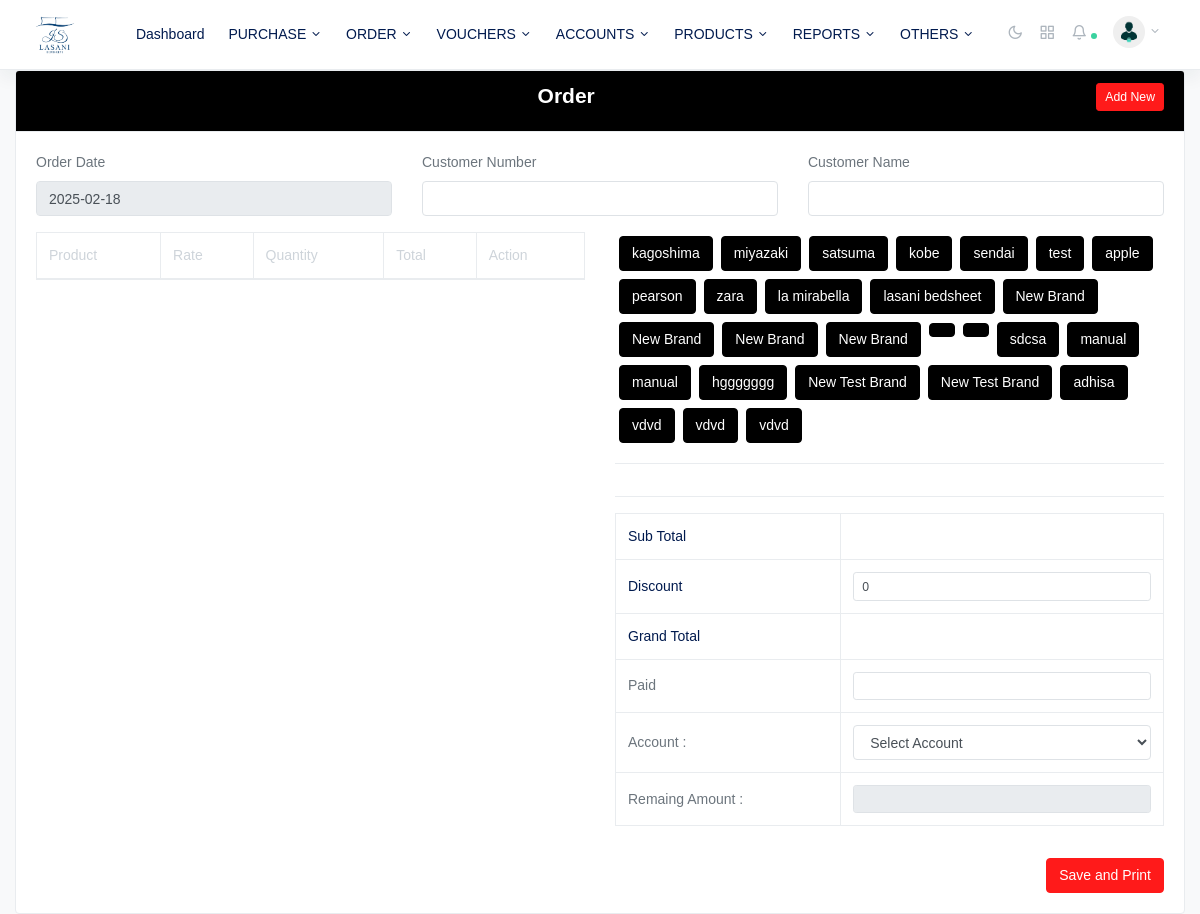
/cash_salegui.php (signed in), run on the app's committed database.
### tables this page shows
CREATE TABLE `company` (
  `id` int(10) NOT NULL,
  `name` varchar(100) NOT NULL,
  `logo` text NOT NULL,
  `address` text DEFAULT NULL,
  `company_phone` varchar(100) NOT NULL,
  `personal_phone` varchar(100) NOT NULL,
  `email` text DEFAULT NULL,
  `stock_manage` int(11) NOT NULL,
  `sale_interface` varchar(50) DEFAULT NULL
);

CREATE TABLE `menus` (
  `id` int(11) NOT NULL,
  `title` text DEFAULT NULL,
  `page` text DEFAULT NULL,
  `parent_id` int(11) DEFAULT NULL,
  `icon` text DEFAULT NULL,
  `sort_order` int(11) DEFAULT NULL,
  `nav_edit` int(11) NOT NULL DEFAULT 0,
  `nav_delete` int(11) NOT NULL DEFAULT 0,
  `nav_add` int(11) NOT NULL DEFAULT 0,
  `timestamp` timestamp NOT NULL DEFAULT current_timestamp() ON UPDATE current_timestamp()
);

CREATE TABLE `brands` (
  `brand_id` int(11) NOT NULL,
  `brand_name` varchar(255) NOT NULL,
  `brand_active` int(11) NOT NULL DEFAULT 0,
  `brand_status` int(11) NOT NULL DEFAULT 0
);

### cash_salegui.php (the view, shortened to what this page needs)
<!DOCTYPE html>
<html lang="en">
<?php include_once 'includes/head.php';
?>
  <body class="horizontal light  ">
    <div class="wrapper">
  <?php include_once 'includes/header.php'; ?>
        <div class="container-fluid">
          <div class="card">
            <div class="card-header card-bg" align="center">
            <div class="row">
              <div class="col-12 mx-auto h4">
                <b class="text-center card-text">Order</b>
                 <a href="cash_sale.php" class="btn btn-admin float-right btn-sm">Add New</a>
              </div>
            </div>
          </div>
           <div class="card-body">
            <form action="php_action/custom_action.php" method="POST" id="sale_order_fm">
                <div class="row form-group">
              <div class="col-md-4">
                <label>Order Date</label>
               <input type="text" name="order_date" id="order_date" value="<?=@empty($_REQUEST['edit_order_id'])?date('Y-m-d'):$fetchOrder['order_date']?>" readonly class="form-control">
              </div>
              <div class="col-sm-4">
                 <label>Customer Number</label>
                    <input type="number" onchange="getCustomer_name(this.value)" value="<?=@$fetchOrder['client_contact']?>"  min="0" class="form-control" name="client_contact" list="phone" autocomplete="off">
                   </div>
                      <div class="col-sm-4">
                 <label>Customer Name</label>
                    <input type="text" id="sale_order_client_name" value="<?=@$fetchOrder['client_name']?>" class="form-control" name="sale_order_client_name" list="client_name" required autocomplete="off">
                   </div>
              </div>
              <div class="form-group row">
              <div class="col-sm-6">
                <table class="table table-bordered">
                  <thead>
                  <th>Product</th><th>Rate</th><th>Quantity</th><th>Total</th><th>Action</th>
                  </thead>
                </table>
              </div>
              <div class="col-sm-6">
                 <ul class="nav nav-pills" id="cat_list">
                  <?php $q=mysqli_query($dbc,"SELECT * FROM brands WHERE brand_status=1 ");
                    while ($r=mysqli_fetch_assoc($q)) {
                 ?>
                  <li class="nav-item text-capitalize "><button type="button" onclick="loadProducts(<?=$r['brand_id']?>)" class="btn btn-admin2 m-1 " style="font-size: 14px;" ><?=$r['brand_name']?></button></li>
                 <?php } ?>
                 </ul>
                 <hr>
                  <hr>
                  <table class="table table-bordered">
                    <tr>
                      <th>Sub Total</th><th id="product_total_amount"><?=@$fetchOrder['total_amount']?></th>
                    </tr>
                    <tr>
                      <th>Discount</th><th id=""><input onkeyup="getOrderTotal()" type="number" id="ordered_discount" class="form-control form-control-sm" value="<?=@empty($_REQUEST['edit_order_id'])?"0":$fetchOrder['discount']?>" min="0" max="100" name="ordered_discount" >
                        </th>
                    </tr>
                    <tr>
                    <th>Grand Total</th><th id="product_grand_total_amount"><?=@$fetchOrder['grand_total']?></th>
                    </tr>
                    <tr>
                      <td class="table-bordered">Paid</td>
                  <td class="table-bordered"><input type="number" class="form-control form-control-sm" id="paid_ammount" required onkeyup="getRemaingAmount()" name="paid_ammount" value="<?=@$fetchOrder['paid']?>"></td>
                    </tr>
                    <tr>
                  <td class="table-bordered">Account :</td>
                  <td class="table-bordered">
                    <select class="form-control" name="payment_account">
                      <option value="">Select Account</option>
                    </select>
                  </td>
               </tr>
               <tr>
                   <td class="table-bordered">Remaing Amount :</td>
                  <td class="table-bordered"><input type="number" class="form-control form-control-sm" id="remaining_ammount" required readonly name="remaining_ammount" value="<?=@$fetchOrder['due']?>">
                  </td>
               </tr>
                  </table>
              </div>
              </div>
                <div class="row">
                  <div class="col-sm-6 offset-6">
                  <button class="btn btn-admin float-right " name="sale_order_btn" value="print" type="submit" id="">Save and Print</button>
                  </div>
                </div>
            </form>
           </div>
          </div>
        </div>
    </div>
  </body>
</html>

### includes/header.php (shortened to what this page needs)
  <?php
  $user_id_current = $_SESSION['userId'];
$UserData = mysqli_fetch_assoc(mysqli_query($dbc,"SELECT * FROM users WHERE user_id = '$user_id_current'"));
 ?>
  <nav class="navbar navbar-expand-lg navbar-light bg-white flex-row border-bottom shadow">
        <div class="container-fluid">
          <a class="navbar-brand mx-lg-1 mr-0" href="dashboard.php">
            <img src="img/logo/<?=$get_company['logo']?>" class="img-fluid" alt="" style="width: 40px;height: 40px;">
          </a>
          <div class="navbar-slide bg-white ml-lg-4" id="navbarSupportedContent">
            <ul class="navbar-nav mr-auto">
              <li class="nav-item dropdown">
                <a href="dashboard.php"  class="nav-link">
                  <span class="ml-lg-2">Dashboard</span>
                </a>
              </li>
        <?php
        if ($UserData['user_role']!='admin') {
        $getNav = mysqli_query($dbc,"SELECT * FROM menus where parent_id=0 AND page!='dashboard.php' ORDER BY sort_order ASC LIMIT 9 OFFSET 0 ");    $r=1;
          while ($fetch_nav=mysqli_fetch_assoc($getNav)) {   $c=0;
             $getChild = mysqli_query($dbc,"SELECT * FROM menus where parent_id='".$fetch_nav['id']."' AND page!='dashboard.php' ");
                while ($child=mysqli_fetch_assoc($getChild)) {
                    if (countWhens($dbc,"privileges",'user_id',$user_id_current,'nav_id',$child['id'])>0) {
                                        $c++;
                                         }}
                      if ($c>0 && $r<9) {
                                    ?>
                <li class="nav-item dropdown">
                <a href="<?=$fetch_nav['page']?>" id="ui-elementsDropdown" class="dropdown-toggle nav-link" role="button" data-toggle="dropdown" aria-haspopup="true" aria-expanded="false">
                  <span class="ml-lg-2"><?=strtoupper($fetch_nav['title'])?></span>
                </a>
                 <?php
                    if (countWhen($dbc,"menus",'parent_id',$fetch_nav['id'])>0) {
                                 ?>
                        <div class="dropdown-menu" aria-labelledby="ui-elementsDropdown">
                                    <?php
                                    $getChild = mysqli_query($dbc,"SELECT * FROM menus where parent_id='".$fetch_nav['id']."' AND page!='dashboard.php' ");
                                 while ($child=mysqli_fetch_assoc($getChild)) {
                                     if (countWhens($dbc,"privileges",'user_id',$user_id_current,'nav_id',$child['id'])>0) {
                                     ?>
                                      <a class="nav-link pl-lg-2" href="<?=$child['page']?>"><span class="ml-1"><?=strtoupper($child['title'])?></span></a>
                                    <?php }
                                  } ?>
                                  </div>
                              <?php     } ?>
                            </li>
                               <?php   $r++;
                               } }if ($r>9) {
                                ?>
                                 <li class="nav-item dropdown more">
                <a class="dropdown-toggle more-horizontal nav-link" href="#" id="moreDropdown" role="button" data-toggle="dropdown" aria-haspopup="true" aria-expanded="false">
                  <span class="ml-2 sr-only">More</span>
                </a>
                <ul class="dropdown-menu" aria-labelledby="moreDropdown">
                  <?php     $getNav2 = mysqli_query($dbc,"SELECT * FROM menus where parent_id=0 AND page!='dashboard.php' ORDER BY sort_order ASC LIMIT 10 OFFSET 10 ");    $r=1;
                                 while ($fetch_nav2=mysqli_fetch_assoc($getNav2)) {
                                        $c=0;
                                           $getChild = mysqli_query($dbc,"SELECT * FROM menus where parent_id='".$fetch_nav2['id']."' AND page!='dashboard.php' ");
                while ($child=mysqli_fetch_assoc($getChild)) {
                    if (countWhens($dbc,"privileges",'user_id',$user_id_current,'nav_id',$child['id'])>0) {
                                        $c++;
                                         }}
                                         if ($c>0) {
                                         ?>
                    <li class="nav-item dropdown">
                    <a class="dropdown-toggle nav-link pl-lg-2" href="#" data-toggle="collapse" id="pagesDropdown" aria-expanded="false">
                      <span class="ml-1"><?=strtoupper($fetch_nav2['title'])?></span>
                    </a>
                                        <ul class="dropdown-menu" aria-labelledby="pagesDropdown">
                                            <?php
                                    $getChild = mysqli_query($dbc,"SELECT * FROM menus where parent_id='".$fetch_nav2['id']."' AND page!='dashboard.php' ");
                                 while ($child=mysqli_fetch_assoc($getChild)) {
                                     if (countWhens($dbc,"privileges",'user_id',$user_id_current,'nav_id',$child['id'])>0) {
                                     ?>
                                          <a class="nav-link pl-lg-2" href="<?=$child['page']?>">
                        <span class="ml-1"><?=strtoupper($child['title'])?></span>
                      </a>
                                        <?php }} ?>
                                        </ul>
                                      </li>
                                      <?php  } } ?>
                                    </ul>
                                  </li>
                             <?php  }
}else{
        $getNav = mysqli_query($dbc,"SELECT * FROM menus where parent_id=0 AND page!='dashboard.php' ORDER BY sort_order ASC LIMIT 9 OFFSET 0 ");    $r=1;
          while ($fetch_nav=mysqli_fetch_assoc($getNav)) {   $c=0;
             $getChild = mysqli_query($dbc,"SELECT * FROM menus where parent_id='".$fetch_nav['id']."' AND page!='dashboard.php' ");
                while ($child=mysqli_fetch_assoc($getChild)) {
                                        $c++;
                                       }
                      if ($c>0 && $r<10) {
                                    ?>
                <li class="nav-item dropdown">
                <a href="<?=$fetch_nav['page']?>" id="ui-elementsDropdown" class="dropdown-toggle nav-link" role="button" data-toggle="dropdown" aria-haspopup="true" aria-expanded="false">
                  <span class="ml-lg-2"><?=strtoupper($fetch_nav['title'])?></span>
                </a>
                            </li>
                               <?php   $r++;
                               } }if ($r>9) {
                                ?>
                                 <li class="nav-item dropdown more">
                <a class="dropdown-toggle more-horizontal nav-link" href="#" id="moreDropdown" role="button" data-toggle="dropdown" aria-haspopup="true" aria-expanded="false">
                  <span class="ml-2 sr-only">More</span>
                </a>
                <ul class="dropdown-menu" aria-labelledby="moreDropdown">
                  <?php     $getNav2 = mysqli_query($dbc,"SELECT * FROM menus where parent_id=0 AND page!='dashboard.php' ORDER BY sort_order ASC LIMIT 10 OFFSET 10 ");    $r=1;
                                 while ($fetch_nav2=mysqli_fetch_assoc($getNav2)) {
                                        $c=0; ?>
                    <li class="nav-item dropdown">
                    <a class="dropdown-toggle nav-link pl-lg-2" href="#" data-toggle="collapse" id="pagesDropdown" aria-expanded="false">
                      <span class="ml-1"><?=strtoupper($fetch_nav2['title'])?></span>
                    </a>
                                        <ul class="dropdown-menu" aria-labelledby="pagesDropdown">
                                            <?php
                                    $getChild = mysqli_query($dbc,"SELECT * FROM menus where parent_id='".$fetch_nav2['id']."' AND page!='dashboard.php' ");
                                 while ($child=mysqli_fetch_assoc($getChild)) {
                                     ?>
                                          <a class="nav-link pl-lg-2" href="<?=$child['page']?>">
                        <span class="ml-1"><?=strtoupper($child['title'])?></span>
                      </a>
                                        <?php } ?>
                                        </ul>
                                      </li>
                                      <?php   } ?>
                                    </ul>
                                  </li>
                             <?php  }
}
                             ?>
            </ul>
          </div>
                   <ul class="navbar-nav d-flex flex-row">
            <li class="nav-item">
              <a class="nav-link text-muted my-2" href="./#" id="modeSwitcher" data-mode="light">
                <i class="fe fe-sun fe-16"></i>
              </a>
            </li>
            <li class="nav-item">
              <a class="nav-link text-muted my-2" href="./#" data-toggle="modal" data-target=".modal-shortcut">
                <i class="fe fe-grid fe-16"></i>
              </a>
            </li>
            <li class="nav-item nav-notif">
              <a class="nav-link text-muted my-2" href="./#" data-toggle="modal" data-target=".modal-notif">
                <i class="fe fe-bell fe-16"></i>
                <span class="dot dot-md bg-success"></span>
              </a>
            </li>
            <li class="nav-item dropdown ml-lg-0">
              <a class="nav-link dropdown-toggle text-muted" href="#" id="navbarDropdownMenuLink" role="button" data-toggle="dropdown" aria-haspopup="true" aria-expanded="false">
                <span class="avatar avatar-sm mt-2">
                  <img src="img/logo/user.png" alt="..." class="avatar-img rounded-circle">
                </span>
              </a>
            </li>
          </ul>
        </div>
     </nav>

### css/feather.css (style rules this page uses)
.fe { font-family: "feather" !important; speak: none; font-style: normal; font-weight: normal; font-variant: normal; text-transform: none; line-height: 1; -webkit-font-smoothing: antialiased; -moz-osx-font-smoothing: grayscale; }
.fe-16 { font-size: 16px; }
.fe-bell:before { content: ""; }
.fe-grid:before { content: ""; }
.fe-sun:before { content: ""; }

### includes/head.php (style rules this page uses)
.btn-admin, .bg-admin { color: #ffffff; background-color: #ff1a1a; border-color: #ff1a1a; }
.btn-admin2, .bg-admin2 { color: white; background-color: black; border-color: black; }
.card-bg { background-color: black; }
.card-text { color: white; }

### data on the page
company: logo (picture)
menus: title "PURCHASE"
menus: title "ORDER"
menus: title "VOUCHERS"
menus: title "ACCOUNTS"
menus: title "PRODUCTS"
menus: title "REPORTS"
menus: title "OTHERS"
brands: brand_name "kagoshima"
brands: brand_name "miyazaki"
brands: brand_name "satsuma"
brands: brand_name "kobe"
brands: brand_name "sendai"
brands: brand_name "test"
brands: brand_name "apple"
brands: brand_name "pearson"
brands: brand_name "zara"
brands: brand_name "la mirabella"
brands: brand_name "lasani bedsheet"
brands: brand_name "New Brand"
brands: brand_name "New Brand"
brands: brand_name "New Brand"
brands: brand_name "New Brand"
brands: brand_name "sdcsa"
brands: brand_name "manual"
brands: brand_name "manual"
brands: brand_name "hggggggg"
brands: brand_name "New Test Brand"
brands: brand_name "New Test Brand"
brands: brand_name "adhisa"
brands: brand_name "vdvd"
brands: brand_name "vdvd"
brands: brand_name "vdvd"
